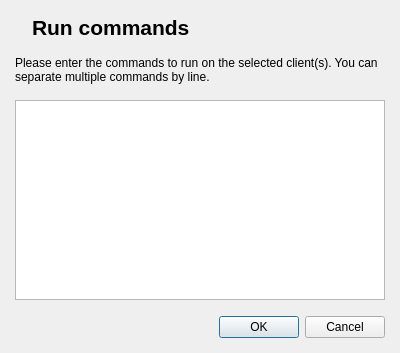
<?xml version="1.0" encoding="UTF-8"?>
<ui version="4.0">
 <author>Tobias Doerffel</author>
 <class>RunCommandsDialog</class>
 <widget class="QDialog" name="RunCommandsDialog">
  <property name="geometry">
   <rect>
    <x>0</x>
    <y>0</y>
    <width>400</width>
    <height>353</height>
   </rect>
  </property>
  <property name="windowTitle">
   <string>Run commands</string>
  </property>
  <property name="windowIcon">
   <iconset resource="../veritable.qrc">
    <normaloff>:/resources/text_message_48.png</normaloff>:/resources/text_message_48.png</iconset>
  </property>
  <layout class="QVBoxLayout">
   <property name="spacing">
    <number>16</number>
   </property>
   <property name="margin">
    <number>15</number>
   </property>
   <item>
    <layout class="QHBoxLayout">
     <property name="spacing">
      <number>10</number>
     </property>
     <property name="margin">
      <number>0</number>
     </property>
     <item>
      <widget class="QLabel" name="label">
       <property name="sizePolicy">
        <sizepolicy hsizetype="Maximum" vsizetype="Preferred">
         <horstretch>0</horstretch>
         <verstretch>0</verstretch>
        </sizepolicy>
       </property>
       <property name="text">
        <string/>
       </property>
       <property name="pixmap">
        <pixmap resource="../veritable.qrc">:/resources/run.png</pixmap>
       </property>
      </widget>
     </item>
     <item>
      <widget class="QLabel" name="label_2">
       <property name="font">
        <font>
         <pointsize>16</pointsize>
         <weight>75</weight>
         <bold>true</bold>
        </font>
       </property>
       <property name="text">
        <string>Run commands</string>
       </property>
      </widget>
     </item>
    </layout>
   </item>
   <item>
    <widget class="QLabel" name="label_3">
     <property name="text">
      <string>Please enter the commands to run on the selected client(s). You can separate multiple commands by line.</string>
     </property>
     <property name="wordWrap">
      <bool>true</bool>
     </property>
    </widget>
   </item>
   <item>
    <widget class="QTextEdit" name="cmdInputTextEdit"/>
   </item>
   <item>
    <widget class="QDialogButtonBox" name="buttonBox">
     <property name="standardButtons">
      <set>QDialogButtonBox::Cancel|QDialogButtonBox::Ok</set>
     </property>
    </widget>
   </item>
  </layout>
 </widget>
 <resources>
  <include location="../veritable.qrc"/>
 </resources>
 <connections>
  <connection>
   <sender>buttonBox</sender>
   <signal>accepted()</signal>
   <receiver>RunCommandsDialog</receiver>
   <slot>accept()</slot>
   <hints>
    <hint type="sourcelabel">
     <x>199</x>
     <y>384</y>
    </hint>
    <hint type="destinationlabel">
     <x>199</x>
     <y>206</y>
    </hint>
   </hints>
  </connection>
  <connection>
   <sender>buttonBox</sender>
   <signal>rejected()</signal>
   <receiver>RunCommandsDialog</receiver>
   <slot>reject()</slot>
   <hints>
    <hint type="sourcelabel">
     <x>199</x>
     <y>384</y>
    </hint>
    <hint type="destinationlabel">
     <x>199</x>
     <y>206</y>
    </hint>
   </hints>
  </connection>
 </connections>
</ui>
